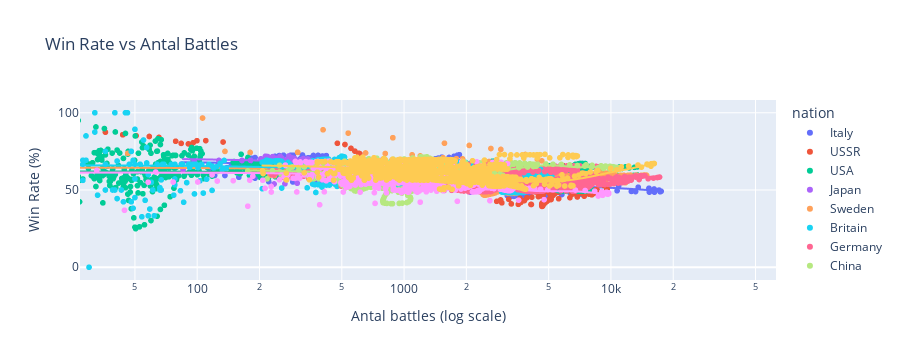
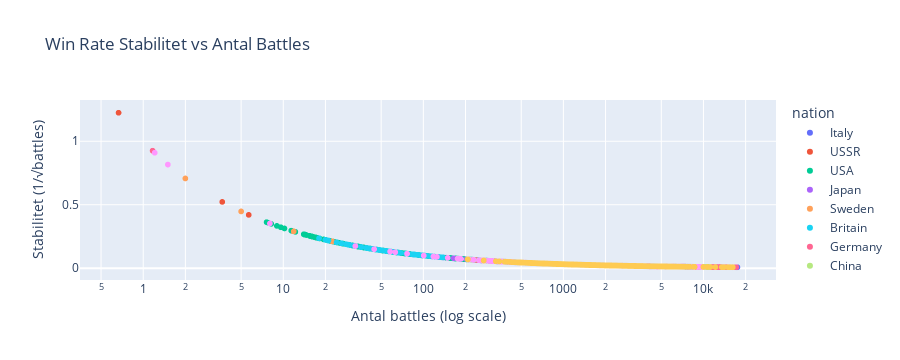

The notebook cell saved with these charts, in order:
### Markdown cell above
## ai del TVÅ

### Code cell
import pandas as pd
import plotly.express as px
import numpy as np

#läs in data
df = pd.read_csv("rb_ranks_all.csv")
df['date'] = pd.to_datetime(df['date'])

#grundläggande filtrering och rensning
df = df[['nation', 'rb_battles_mean', 'rb_win_rate']].dropna()

#hantera oändliga värden och extremvärden
df = df.replace([np.inf, -np.inf], np.nan).dropna()
df = df[(df['rb_battles_mean'] > 0) & (df['rb_win_rate'] >= 0) & (df['rb_win_rate'] <= 100)]

# beräkna enkel stabilitetsmått utan infinity-problem
df['stability'] = np.sqrt(df['rb_battles_mean']) / df['rb_battles_mean']  # = 1/sqrt(battles) (AI)

# visualisera sambandet mellan battles och win rate
fig1 = px.scatter(
    df, 
    x='rb_battles_mean', 
    y='rb_win_rate', 
    color='nation',
    trendline="lowess",
    title="Win Rate vs Antal Battles",
    log_x=True  # Logaritmisk skala för bättre visning (AI)
)
fig1.update_layout(
    xaxis_title="Antal battles (log scale)",
    yaxis_title="Win Rate (%)"
)

#visualisera stabilitet- couse why not
fig2 = px.scatter(
    df, 
    x='rb_battles_mean', 
    y='stability',
    color='nation',
    title="Win Rate Stabilitet vs Antal Battles",
    log_x=True
)
fig2.update_layout(
    xaxis_title="Antal battles (log scale)",
    yaxis_title="Stabilitet (1/√battles)"
)

#beräkna när win rate blir stabil
stability_data = df.groupby(pd.cut(df['rb_battles_mean'], 
                                bins=[0, 50, 100, 200, 500, 1000, np.inf]))['stability'].mean()

print("Genomsnittlig stabilitet för olika battle-intervall:")
print(stability_data)

#visa resultat
fig1.show()
fig2.show()

#(EN DEL AV DENNA ÄR HJÄLP AV AI)

### Figure 1 — Plotly figure (JSON) as saved in the notebook; plotly's stock layout.template omitted (floating-point values rounded to 4 significant figures; data arrays with more than 128 entries replaced by an {"elided": "..."} marker saying what was removed)
{"data": [{"hovertemplate": "nation=Italy<br>rb_battles_mean=%{x}<br>rb_win_rate=%{y}<extra></extra>", "legendgroup": "Italy", "marker": {"color": "#636efa", "symbol": "circle"}, "mode": "markers", "name": "Italy", "showlegend": true, "type": "scattergl", "x": {"elided": "1208 float values"}, "xaxis": "x", "y": {"elided": "1208 float values"}, "yaxis": "y"}, {"hovertemplate": "<b>LOWESS trendline</b><br><br>nation=Italy<br>rb_battles_mean=%{x}<br>rb_win_rate=%{y} <b>(trend)</b><extra></extra>", "legendgroup": "Italy", "marker": {"color": "#636efa", "symbol": "circle"}, "mode": "lines", "name": "Italy", "showlegend": false, "type": "scattergl", "x": {"elided": "1208 float values"}, "xaxis": "x", "y": {"elided": "1208 float values"}, "yaxis": "y"}, {"hovertemplate": "nation=USSR<br>rb_battles_mean=%{x}<br>rb_win_rate=%{y}<extra></extra>", "legendgroup": "USSR", "marker": {"color": "#EF553B", "symbol": "circle"}, "mode": "markers", "name": "USSR", "showlegend": true, "type": "scattergl", "x": {"elided": "1232 float values"}, "xaxis": "x", "y": {"elided": "1232 float values"}, "yaxis": "y"}, {"hovertemplate": "<b>LOWESS trendline</b><br><br>nation=USSR<br>rb_battles_mean=%{x}<br>rb_win_rate=%{y} <b>(trend)</b><extra></extra>", "legendgroup": "USSR", "marker": {"color": "#EF553B", "symbol": "circle"}, "mode": "lines", "name": "USSR", "showlegend": false, "type": "scattergl", "x": {"elided": "1232 float values"}, "xaxis": "x", "y": {"elided": "1232 float values"}, "yaxis": "y"}, {"hovertemplate": "nation=USA<br>rb_battles_mean=%{x}<br>rb_win_rate=%{y}<extra></extra>", "legendgroup": "USA", "marker": {"color": "#00cc96", "symbol": "circle"}, "mode": "markers", "name": "USA", "showlegend": true, "type": "scattergl", "x": {"elided": "1601 float values"}, "xaxis": "x", "y": {"elided": "1601 float values"}, "yaxis": "y"}, {"hovertemplate": "<b>LOWESS trendline</b><br><br>nation=USA<br>rb_battles_mean=%{x}<br>rb_win_rate=%{y} <b>(trend)</b><extra></extra>", "legendgroup": "USA", "marker": {"color": "#00cc96", "symbol": "circle"}, "mode": "lines", "name": "USA", "showlegend": false, "type": "scattergl", "x": {"elided": "1601 float values"}, "xaxis": "x", "y": {"elided": "1601 float values"}, "yaxis": "y"}, {"hovertemplate": "nation=Japan<br>rb_battles_mean=%{x}<br>rb_win_rate=%{y}<extra></extra>", "legendgroup": "Japan", "marker": {"color": "#ab63fa", "symbol": "circle"}, "mode": "markers", "name": "Japan", "showlegend": true, "type": "scattergl", "x": {"elided": "1241 float values"}, "xaxis": "x", "y": {"elided": "1241 float values"}, "yaxis": "y"}, {"hovertemplate": "<b>LOWESS trendline</b><br><br>nation=Japan<br>rb_battles_mean=%{x}<br>rb_win_rate=%{y} <b>(trend)</b><extra></extra>", "legendgroup": "Japan", "marker": {"color": "#ab63fa", "symbol": "circle"}, "mode": "lines", "name": "Japan", "showlegend": false, "type": "scattergl", "x": {"elided": "1241 float values"}, "xaxis": "x", "y": {"elided": "1241 float values"}, "yaxis": "y"}, {"hovertemplate": "nation=Sweden<br>rb_battles_mean=%{x}<br>rb_win_rate=%{y}<extra></extra>", "legendgroup": "Sweden", "marker": {"color": "#FFA15A", "symbol": "circle"}, "mode": "markers", "name": "Sweden", "showlegend": true, "type": "scattergl", "x": {"elided": "1170 float values"}, "xaxis": "x", "y": {"elided": "1170 float values"}, "yaxis": "y"}, {"hovertemplate": "<b>LOWESS trendline</b><br><br>nation=Sweden<br>rb_battles_mean=%{x}<br>rb_win_rate=%{y} <b>(trend)</b><extra></extra>", "legendgroup": "Sweden", "marker": {"color": "#FFA15A", "symbol": "circle"}, "mode": "lines", "name": "Sweden", "showlegend": false, "type": "scattergl", "x": {"elided": "1170 float values"}, "xaxis": "x", "y": {"elided": "1170 float values"}, "yaxis": "y"}, {"hovertemplate": "nation=Britain<br>rb_battles_mean=%{x}<br>rb_win_rate=%{y}<extra></extra>", "legendgroup": "Britain", "marker": {"color": "#19d3f3", "symbol": "circle"}, "mode": "markers", "name": "Britain", "showlegend": true, "type": "scattergl", "x": {"elided": "1295 float values"}, "xaxis": "x", "y": {"elided": "1295 float values"}, "yaxis": "y"}, {"hovertemplate": "<b>LOWESS trendline</b><br><br>nation=Britain<br>rb_battles_mean=%{x}<br>rb_win_rate=%{y} <b>(trend)</b><extra></extra>", "legendgroup": "Britain", "marker": {"color": "#19d3f3", "symbol": "circle"}, "mode": "lines", "name": "Britain", "showlegend": false, "type": "scattergl", "x": {"elided": "1295 float values"}, "xaxis": "x", "y": {"elided": "1295 float values"}, "yaxis": "y"}, {"hovertemplate": "nation=Germany<br>rb_battles_mean=%{x}<br>rb_win_rate=%{y}<extra></extra>", "legendgroup": "Germany", "marker": {"color": "#FF6692", "symbol": "circle"}, "mode": "markers", "name": "Germany", "showlegend": true, "type": "scattergl", "x": {"elided": "1209 float values"}, "xaxis": "x", "y": {"elided": "1209 float values"}, "yaxis": "y"}, {"hovertemplate": "<b>LOWESS trendline</b><br><br>nation=Germany<br>rb_battles_mean=%{x}<br>rb_win_rate=%{y} <b>(trend)</b><extra></extra>", "legendgroup": "Germany", "marker": {"color": "#FF6692", "symbol": "circle"}, "mode": "lines", "name": "Germany", "showlegend": false, "type": "scattergl", "x": {"elided": "1209 float values"}, "xaxis": "x", "y": {"elided": "1209 float values"}, "yaxis": "y"}, {"hovertemplate": "nation=China<br>rb_battles_mean=%{x}<br>rb_win_rate=%{y}<extra></extra>", "legendgroup": "China", "marker": {"color": "#B6E880", "symbol": "circle"}, "mode": "markers", "name": "China", "showlegend": true, "type": "scattergl", "x": {"elided": "1208 float values"}, "xaxis": "x", "y": {"elided": "1208 float values"}, "yaxis": "y"}, {"hovertemplate": "<b>LOWESS trendline</b><br><br>nation=China<br>rb_battles_mean=%{x}<br>rb_win_rate=%{y} <b>(trend)</b><extra></extra>", "legendgroup": "China", "marker": {"color": "#B6E880", "symbol": "circle"}, "mode": "lines", "name": "China", "showlegend": false, "type": "scattergl", "x": {"elided": "1208 float values"}, "xaxis": "x", "y": {"elided": "1208 float values"}, "yaxis": "y"}, {"hovertemplate": "nation=Israel<br>rb_battles_mean=%{x}<br>rb_win_rate=%{y}<extra></extra>", "legendgroup": "Israel", "marker": {"color": "#FF97FF", "symbol": "circle"}, "mode": "markers", "name": "Israel", "showlegend": true, "type": "scattergl", "x": {"elided": "703 float values"}, "xaxis": "x", "y": {"elided": "703 float values"}, "yaxis": "y"}, {"hovertemplate": "<b>LOWESS trendline</b><br><br>nation=Israel<br>rb_battles_mean=%{x}<br>rb_win_rate=%{y} <b>(trend)</b><extra></extra>", "legendgroup": "Israel", "marker": {"color": "#FF97FF", "symbol": "circle"}, "mode": "lines", "name": "Israel", "showlegend": false, "type": "scattergl", "x": {"elided": "703 float values"}, "xaxis": "x", "y": {"elided": "703 float values"}, "yaxis": "y"}, {"hovertemplate": "nation=France<br>rb_battles_mean=%{x}<br>rb_win_rate=%{y}<extra></extra>", "legendgroup": "France", "marker": {"color": "#FECB52", "symbol": "circle"}, "mode": "markers", "name": "France", "showlegend": true, "type": "scattergl", "x": {"elided": "1208 float values"}, "xaxis": "x", "y": {"elided": "1208 float values"}, "yaxis": "y"}, {"hovertemplate": "<b>LOWESS trendline</b><br><br>nation=France<br>rb_battles_mean=%{x}<br>rb_win_rate=%{y} <b>(trend)</b><extra></extra>", "legendgroup": "France", "marker": {"color": "#FECB52", "symbol": "circle"}, "mode": "lines", "name": "France", "showlegend": false, "type": "scattergl", "x": {"elided": "1208 float values"}, "xaxis": "x", "y": {"elided": "1208 float values"}, "yaxis": "y"}], "layout": {"autosize": true, "height": 360, "legend": {"title": {"text": "nation"}, "tracegroupgap": 0}, "title": {"text": "Win Rate vs Antal Battles"}, "xaxis": {"anchor": "y", "autorange": false, "domain": [0, 1], "range": [1.433, 4.798], "title": {"text": "Antal battles (log scale)"}, "type": "log"}, "yaxis": {"anchor": "x", "autorange": true, "domain": [0, 1], "range": [-8.252, 108.3], "title": {"text": "Win Rate (%)"}, "type": "linear"}}}

### Figure 2 — Plotly figure (JSON) as saved in the notebook; plotly's stock layout.template omitted (floating-point values rounded to 4 significant figures; data arrays with more than 128 entries replaced by an {"elided": "..."} marker saying what was removed)
{"data": [{"hovertemplate": "nation=Italy<br>rb_battles_mean=%{x}<br>stability=%{y}<extra></extra>", "legendgroup": "Italy", "marker": {"color": "#636efa", "symbol": "circle"}, "mode": "markers", "name": "Italy", "showlegend": true, "type": "scattergl", "x": {"elided": "1208 float values"}, "xaxis": "x", "y": {"elided": "1208 float values"}, "yaxis": "y"}, {"hovertemplate": "nation=USSR<br>rb_battles_mean=%{x}<br>stability=%{y}<extra></extra>", "legendgroup": "USSR", "marker": {"color": "#EF553B", "symbol": "circle"}, "mode": "markers", "name": "USSR", "showlegend": true, "type": "scattergl", "x": {"elided": "1232 float values"}, "xaxis": "x", "y": {"elided": "1232 float values"}, "yaxis": "y"}, {"hovertemplate": "nation=USA<br>rb_battles_mean=%{x}<br>stability=%{y}<extra></extra>", "legendgroup": "USA", "marker": {"color": "#00cc96", "symbol": "circle"}, "mode": "markers", "name": "USA", "showlegend": true, "type": "scattergl", "x": {"elided": "1601 float values"}, "xaxis": "x", "y": {"elided": "1601 float values"}, "yaxis": "y"}, {"hovertemplate": "nation=Japan<br>rb_battles_mean=%{x}<br>stability=%{y}<extra></extra>", "legendgroup": "Japan", "marker": {"color": "#ab63fa", "symbol": "circle"}, "mode": "markers", "name": "Japan", "showlegend": true, "type": "scattergl", "x": {"elided": "1241 float values"}, "xaxis": "x", "y": {"elided": "1241 float values"}, "yaxis": "y"}, {"hovertemplate": "nation=Sweden<br>rb_battles_mean=%{x}<br>stability=%{y}<extra></extra>", "legendgroup": "Sweden", "marker": {"color": "#FFA15A", "symbol": "circle"}, "mode": "markers", "name": "Sweden", "showlegend": true, "type": "scattergl", "x": {"elided": "1170 float values"}, "xaxis": "x", "y": {"elided": "1170 float values"}, "yaxis": "y"}, {"hovertemplate": "nation=Britain<br>rb_battles_mean=%{x}<br>stability=%{y}<extra></extra>", "legendgroup": "Britain", "marker": {"color": "#19d3f3", "symbol": "circle"}, "mode": "markers", "name": "Britain", "showlegend": true, "type": "scattergl", "x": {"elided": "1295 float values"}, "xaxis": "x", "y": {"elided": "1295 float values"}, "yaxis": "y"}, {"hovertemplate": "nation=Germany<br>rb_battles_mean=%{x}<br>stability=%{y}<extra></extra>", "legendgroup": "Germany", "marker": {"color": "#FF6692", "symbol": "circle"}, "mode": "markers", "name": "Germany", "showlegend": true, "type": "scattergl", "x": {"elided": "1209 float values"}, "xaxis": "x", "y": {"elided": "1209 float values"}, "yaxis": "y"}, {"hovertemplate": "nation=China<br>rb_battles_mean=%{x}<br>stability=%{y}<extra></extra>", "legendgroup": "China", "marker": {"color": "#B6E880", "symbol": "circle"}, "mode": "markers", "name": "China", "showlegend": true, "type": "scattergl", "x": {"elided": "1208 float values"}, "xaxis": "x", "y": {"elided": "1208 float values"}, "yaxis": "y"}, {"hovertemplate": "nation=Israel<br>rb_battles_mean=%{x}<br>stability=%{y}<extra></extra>", "legendgroup": "Israel", "marker": {"color": "#FF97FF", "symbol": "circle"}, "mode": "markers", "name": "Israel", "showlegend": true, "type": "scattergl", "x": {"elided": "703 float values"}, "xaxis": "x", "y": {"elided": "703 float values"}, "yaxis": "y"}, {"hovertemplate": "nation=France<br>rb_battles_mean=%{x}<br>stability=%{y}<extra></extra>", "legendgroup": "France", "marker": {"color": "#FECB52", "symbol": "circle"}, "mode": "markers", "name": "France", "showlegend": true, "type": "scattergl", "x": {"elided": "1208 float values"}, "xaxis": "x", "y": {"elided": "1208 float values"}, "yaxis": "y"}], "layout": {"autosize": true, "height": 360, "legend": {"title": {"text": "nation"}, "tracegroupgap": 0}, "title": {"text": "Win Rate Stabilitet vs Antal Battles"}, "xaxis": {"anchor": "y", "autorange": true, "domain": [0, 1], "range": [-0.4634, 4.53], "title": {"text": "Antal battles (log scale)"}, "type": "log"}, "yaxis": {"anchor": "x", "autorange": true, "domain": [0, 1], "range": [-0.09289, 1.325], "title": {"text": "Stabilitet (1/√battles)"}, "type": "linear"}}}
